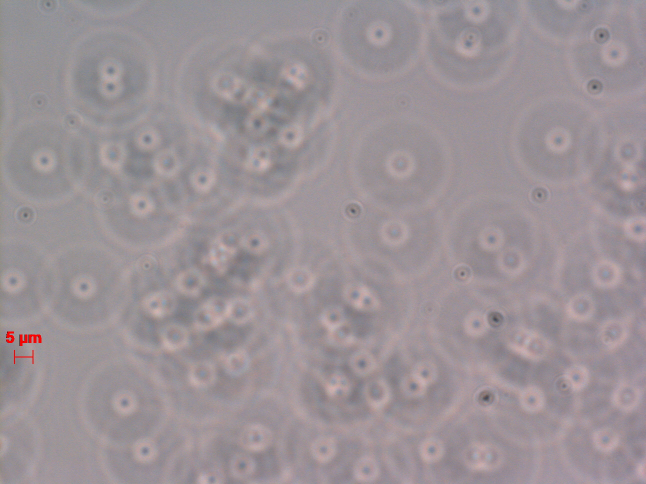
#> input picture jetFinder/I от Z/Z 0.0000.jpg, 1292 x 968 px, given in place of Z 0.jpg, which was not available (shown at 1/2 size)
$ python calculateBrightness.py
#> lines starting #> are read from the running program, lines starting #| are printed output that depends on the picture; pictures that were not available may be replaced by others from this repository, and a replacement may not be noted
import cv2
import numpy as np
import pylab
from io import BytesIO
from PIL import Image

from mpl_toolkits.mplot3d import Axes3D


def show_me(pic, name):
    cv2.imshow(name, pic)
    cv2.waitKey()
    cv2.destroyAllWindows()


def save_pic(name_tif):
    png1 = BytesIO()
    fig.savefig(png1, format='png')

    png2 = Image.open(png1)

    png2.save(name_tif + '.tiff')


def signal_to_noise(a, axis=0, ddof=0):
    a = np.asanyarray(a)
    m = a.mean(axis)
    sd = a.std(axis=axis, ddof=ddof)
    return np.where(sd == 0, 0, m / sd)


i = 0

while i != 0.0650:
    i = round(i, 4)
    name = "I от Z/Z " + str(i) + ".jpg"
    print(name)
    jets = cv2.imread(name)
#> jets is the input picture: shape (968, 1292, 3); mean B, G, R 151.1, 146.5, 156
    jets = jets[280:360, 760:840]
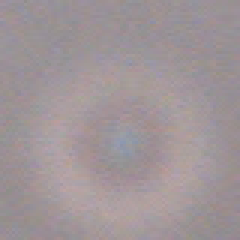
#> jets: shape (80, 80, 3) (shown 3 times larger); mean B, G, R 152.3, 149.1, 159.5
    # lab = cv2.cvtColor(jets, cv2.COLOR_BGR2LAB)

    lum_arr = list()

    for _ in range(jets.shape[1]):
        row = list()
        for _ in range(jets.shape[0]):
            row.append(0)
        lum_arr.append(row)

    for x in range(jets.shape[1]):
        for y in range(jets.shape[0]):
            b, g, r = jets[y, x]
            lum = (0.2126 * r) + (0.7152 * g) + (0.0722 * b)
            # print("coordinates of: " + str(x) + " " + str(y) + " are: " + str(r) + " " + str(g) + " " + str(b)
            #       + " and luminance: " + str(lum))
            lum_arr[x][y] = lum
#> after the loop, lum_arr = 80 items

    # show_me(jets, 'lab')

    x_range = []
    y_range = []

    for x in range(jets.shape[1]):
        x_range.append(float(x))
#> after the loop, x_range = 80 values from 0 to 79

    for y in range(jets.shape[0]):
        y_range.append(float(y))
#> after the loop, y_range = 80 values from 0 to 79


    def makeData():
        x = np.array(x_range)
#> x = 80 values from 0 to 79
        y = np.array(y_range)
#> y = 80 values from 0 to 79
        z = np.array(lum_arr)
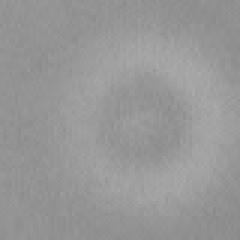
#> z: shape (80, 80) float64 (shown 3 times larger); min 137.3, max 170.6, mean 151.6
        xgrid, ygrid = np.meshgrid(y, x)

        zgrid = z
        return xgrid, ygrid, zgrid


    x, y, z = makeData()
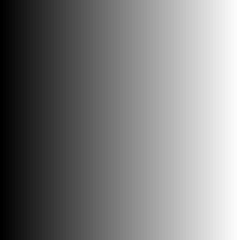
#> x: shape (80, 80) float64 (shown 3 times larger); min 0, max 79, mean 39.5; drawn with min black and max white
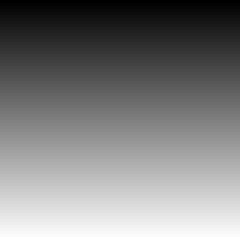
#> y: shape (80, 80) float64 (shown 3 times larger); min 0, max 79, mean 39.5; drawn with min black and max white

    fig = pylab.figure()
    axes = Axes3D(fig)

    axes.plot_surface(x, y, z)

    axes.set_xlabel('X coordinate')
    axes.set_ylabel('Y coordinate')
    axes.set_zlabel('Luminance')
    axes.text2D(0, 0.95, "Luminance for Z = " + str(i), transform=axes.transAxes)
    axes.text2D(0, 0.90, "SNR = " + str(round(float(signal_to_noise(jets, axis=None)), 3)), transform=axes.transAxes)
#> in signal_to_noise, `m = a.mean(axis)`: m = 153.6
#> in signal_to_noise, `sd = a.std(axis=axis, ddof=ddof)`: sd = 8.32
    axes.text2D(0, 0.85, "Max lum = " + str(round(float(np.max(z)), 3)), transform=axes.transAxes)

    pylab.show()

    show_me(jets, 'jets')

    D_name = "Lum/" + "I " + str(i)
    save_pic(D_name)
#> in save_pic, `png2 = Image.open(png1)`: png2: PIL image 640x480 RGBA; every value is 255

    cv2.imwrite('Jet_pic_lum/' + 'JI ' + str(i) + '.jpg', jets)

    i += 0.0025

    cv2.waitKey(0)

$ run again, on jetFinder/I от Z/Z 0.0075.jpg
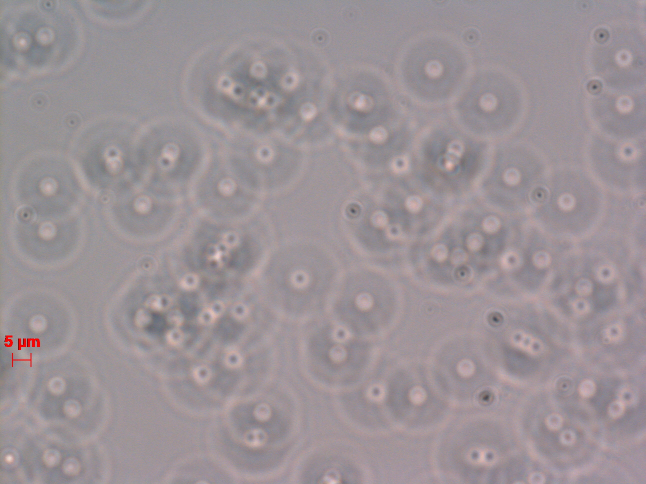
#> input picture jetFinder/I от Z/Z 0.0075.jpg, 1292 x 968 px, given in place of Z 0.jpg, which was not available (shown at 1/2 size)
#> jets is the input picture: shape (968, 1292, 3); mean B, G, R 150.9, 146.4, 155.9
#> `jets = jets[280:360, 760:840]`:
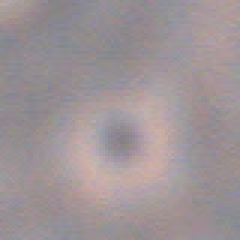
#> jets: shape (80, 80, 3) (shown 3 times larger); mean B, G, R 151.2, 147.9, 158.1
#> after the loop `for x in range(jets.shape[1]):`: lum_arr = 80 items
#> in makeData, `z = np.array(lum_arr)`:
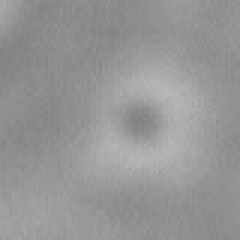
#> z: shape (80, 80) float64 (shown 3 times larger); min 128.4, max 185, mean 150.3
#> m = 152.4
#> sd = 12.38
#> png2: PIL image 640x480 RGBA; every value is 255

$ run again, on jetFinder/I от Z/Z 0.01.jpg
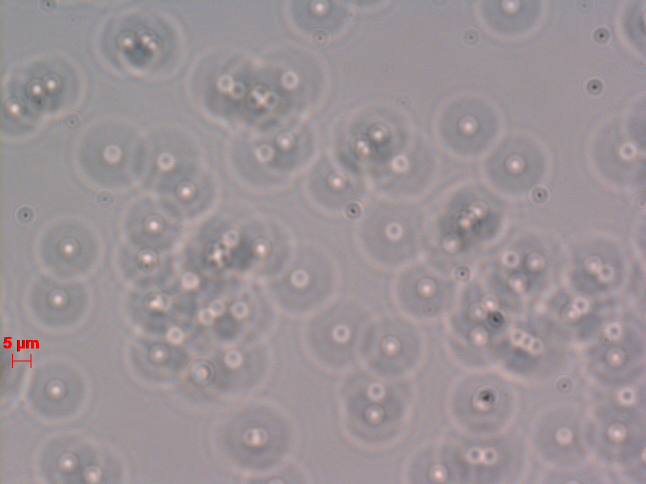
#> input picture jetFinder/I от Z/Z 0.01.jpg, 1292 x 968 px, given in place of Z 0.jpg, which was not available (shown at 1/2 size)
#> jets is the input picture: shape (968, 1292, 3); mean B, G, R 150.9, 146.4, 155.9
#> `jets = jets[280:360, 760:840]`:
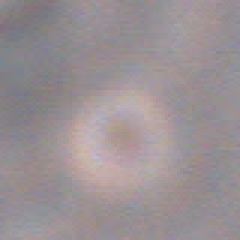
#> jets: shape (80, 80, 3) (shown 3 times larger); mean B, G, R 148.3, 144.9, 154.1
#> after the loop `for x in range(jets.shape[1]):`: lum_arr = 80 items
#> in makeData, `z = np.array(lum_arr)`:
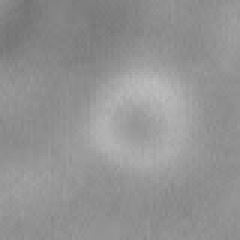
#> z: shape (80, 80) float64 (shown 3 times larger); min 116.3, max 189, mean 147.1
#> m = 149.1
#> sd = 13.42
#> png2: PIL image 640x480 RGBA; every value is 255
